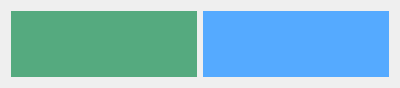
<?xml version="1.0" encoding="UTF-8"?>
<ui version="4.0">
 <class>Form</class>
 <widget class="QWidget" name="Form">
  <property name="geometry">
   <rect>
    <x>0</x>
    <y>0</y>
    <width>400</width>
    <height>88</height>
   </rect>
  </property>
  <property name="windowTitle">
   <string>Form</string>
  </property>
  <layout class="QHBoxLayout" name="horizontalLayout">
   <item>
    <widget class="QLabel" name="row_label">
     <property name="styleSheet">
      <string notr="true">background-color: rgb(85, 170, 127);</string>
     </property>
     <property name="text">
      <string/>
     </property>
    </widget>
   </item>
   <item>
    <widget class="QLabel" name="data_label">
     <property name="styleSheet">
      <string notr="true">background-color: rgb(85, 170, 255);</string>
     </property>
     <property name="text">
      <string/>
     </property>
    </widget>
   </item>
  </layout>
 </widget>
 <resources/>
 <connections/>
</ui>
